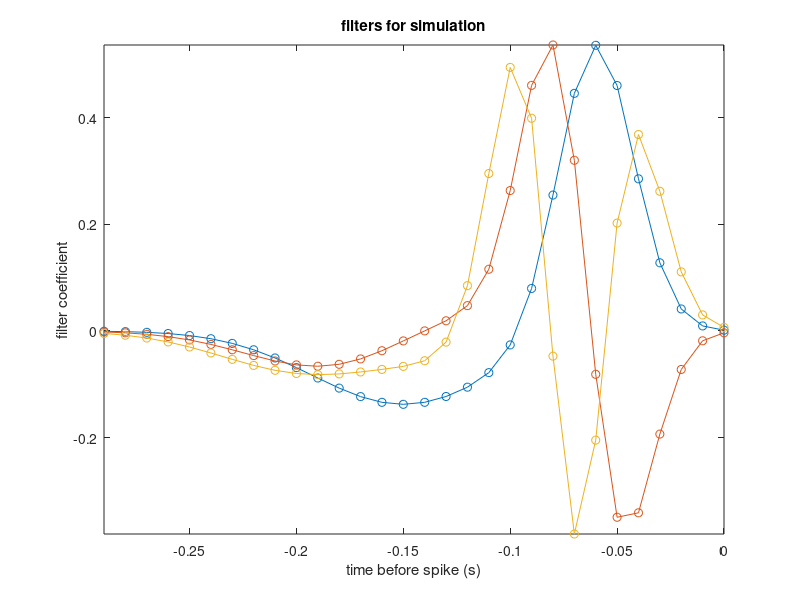

MATLAB code for this plot: (Note: this script raises an error after producing the figure.)
% demo2_fitiSTACmodel.m
%
% Second demo script that illustrates fitting iSTAC model (including
% filters and exponentiated-quadratic) to data from a simulated neuron with
% three stimulus filters, stimulated with Gaussian white noise.

%% 1a. Make filters for simulated LNP neuron

nkt = 30;  % number of time bins in filter

dtBin = .01; % bin size for representing time (here .01s => 100 Hz stimulus frame rate)
RefreshRate = 1/dtBin; % Refresh rate
tk = (-nkt+1:0)'; % vector of time indices (in units of stim frames)

% Make some stimulus filters for simulated neuron
filt1 = exp(-((tk+nkt/5)/(nkt/12)).^2)-.25*exp(-((tk+nkt/2)/(nkt/5)).^2); % biphasic filter
filt1 = filt1./norm(filt1);  %normalize to make a unit vector

filt2 = [filt1(2:end); 0];  % make 2nd filter (shift filter 1 by 2)
filt2 = filt2-filt1*(filt1'*filt2); % orthogonalize w.r.t. filter 1
filt2 = filt2./norm(filt2); 

filt3 = [filt2(2:end); 0];  % make 3rd filter (shift filter 2 by 1)
filt3 = filt3-[filt1 filt2]*([filt1 filt2]'*filt3); % orthogonalize w.r.t. filter 1 & 2
filt3 = filt3./norm(filt3); % normalize to make a unit vector

filts_true = [filt1 filt2 filt3];

% Plot these filters
plot(tk*dtBin, filts_true, 'o-');
title('filters for simulation');
xlabel('time before spike (s)'); ylabel('filter coefficient');
axis tight;


%% 1b.  Simulate spike responses from LNP neuron

% Create stimulus 
slen = 10000;   % Stimulus length (make longer to see better recovery of true filters)
Stim = randn(slen,1); % 1D Gaussian white noise (temporal) stimulus
%Stim = conv2(Stim,normpdf(-3:3,0,1)','same'); % smooth stimulus

% Convolve stimulus with filters
f1 = sameconv(Stim,filt1);
f2 = sameconv(Stim,filt2);
f3 = sameconv(Stim,filt3);

% Compute output of nonlinearity
softrect = @(x)(log(1+exp(x))); % soft-rectification function
fnlin = @(x1,x2,x3)(softrect(40*x1 + 12*x2.^2 + 10*(x3).^2));
lam = fnlin(f1,f2,f3);

%  Simulate spike train
sps = poissrnd(lam/RefreshRate); % generate spikes

% Report number of spikes and spike rate
nsp = sum(sps); % number of spikes
fprintf('LNP simulation: %d time bins, %d spikes  (%.2f sp/s)\n', slen,nsp, nsp/slen*RefreshRate);

%% 2. Fit iSTAC filters

nktfilt = 30; % number of time bins to use for filter 
% This is important: normally would want to vary this to find optimal filter length

nfilts = 3; % number of filters to estimate

% Compute STA and STC
[sta,stc,rawmu,rawcov] = simpleSTC(Stim,sps,nktfilt);  % compute STA and STC

% Compute iSTAC filter estimates
fprintf('\nComputing iSTAC estimate\n');
nFilts = 3; % number of filters to compute
[istacFilts,vals,DD] = compiSTAC(sta(:),stc,rawmu,rawcov,nFilts); % find iSTAC filters

% Plot filters against true filter
tt = -nkt+1:0;  ttf = -nktfilt+1:0;
aa = sign(diag((filts_true'*istacFilts))); % sign of dot products (to flip filter estimates to visually match, if necessary)
subplot(231); plot(tt, filts_true(:,1), 'k--', ttf, aa(1)*istacFilts(:,1), 'linewidth', 2);
title('filter 1'); xlabel('time before spike (bins)');
subplot(232); plot(tt, filts_true(:,2), 'k--', ttf, aa(2)*istacFilts(:,2), 'linewidth', 2);
title('filter 2'); 
subplot(233); plot(tt, filts_true(:,3), 'k--', ttf, aa(3)*istacFilts(:,3), 'linewidth', 2);
title('filter 3'); 
%% 3. Fit "exponentiated quadratic" nonlinearity for two 1-filter models

% Fit and plot nonlinearity along each filter
pp1 = fitNlin_expquad_ML(Stim,sps,istacFilts(:,1),RefreshRate); % fit nonlinearity
[x1,nl1] = compNlin_1D(istacFilts(:,1),pp1.nlfun,Stim); % gridded nonlinearity for plotting
pp2 = fitNlin_expquad_ML(Stim,sps,istacFilts(:,2),RefreshRate); % fit nonlinearity
[x2,nl2] = compNlin_1D(istacFilts(:,1),pp2.nlfun,Stim); % gridded nonlinearity for plotting
pp3 = fitNlin_expquad_ML(Stim,sps,istacFilts(:,3),RefreshRate); % fit nonlinearity
[x3,nl3] = compNlin_1D(istacFilts(:,1),pp3.nlfun,Stim); % gridded nonlinearity for plotting

subplot(234); 
plot(x1,nl1,x2,nl2,x3,nl3,'linewidth',2);
xlabel('normalized filter output');
ylabel('firing rate (Hz)'); 
legend('filter 1', 'filter 2', 'filter3', 'location', 'northwest');
title('1D nonlinearites iSTAC filters');

%% 4. Fit nonlinearity for two 2-filter models 

% Fit iSTAC model nonlinearity using filters 1 and 2
pp12 = fitNlin_expquad_ML(Stim,sps,istacFilts(:,1:2),RefreshRate); % LNP model struct
[xgrd,ygrd,nlvals] = compNlin_2D(pp12.k,pp12.nlfun,Stim); % compute gridded nonlinearity

% Plot gridded 2D nonlinearity
subplot(235); mesh(xgrd,ygrd,nlvals); 
zlm = [0 max(nlvals(:))*1.01];
axis tight; set(gca,'zlim',zlm);
xlabel('filter 1 axis');ylabel('filter 2 axis'); 
zlabel('spike rate (sps/sec)'); title('2D iSTAC nonlinearity (filters 1 & 2)')

% Fit iSTAC model nonlinearity using filters 2 and 3
pp23 = fitNlin_expquad_ML(Stim,sps,istacFilts(:,2:3),RefreshRate); % LNP model struct
[xgrd,ygrd,nlvals] = compNlin_2D(pp23.k,pp23.nlfun,Stim);

% Plot gridded 2D nonlinearity
subplot(236); mesh(xgrd,ygrd,nlvals); 
axis tight; set(gca,'zlim',zlm);
xlabel('filter 2 axis');ylabel('filter 3 axis'); 
zlabel('spike rate (sps/sec)'); title('2D iSTAC nonlinearity (filters 2 & 3)')

%% 5. Fit exp-quadratic nonlinearity with all 3 filters

pp123 = fitNlin_expquad_ML(Stim,sps,istacFilts,RefreshRate); % LNP model struct


%% 6. Now compare firing rates and log-likelihood of different models

% Compute istac filter outputs
ss1 = sameconv(Stim,istacFilts(:,1));  % filter 1 output
ss2 = sameconv(Stim,istacFilts(:,2));  % filter 2 output
ss3 = sameconv(Stim,istacFilts(:,3));  % filter 3 output

% Compute firing rates
rr1 = pp1.nlfun(ss1); % model with filter 1 only
rr2 = pp1.nlfun(ss2); % model with filter 2 only
rr12 = pp12.nlfun([ss1 ss2]); % model with filters 1 and 2
rr23 = pp23.nlfun([ss2 ss3]); % model with filters 2 and 3
rr123 = pp123.nlfun([ss1 ss2 ss3]); % model with all 3 filters

% Plot rates
tt = 1:100;
subplot(211); stem(tt,sps(tt),'k'); title('spike counts per bin');
subplot(212); 
plot(tt,rr1(tt),tt,rr2(tt),tt,rr12(tt),tt,rr23(tt),tt,rr123(tt),'linewidth', 2); 
xlabel('time bin'); 
ylabel('spike rate (sps/s)'); 
title('rates of fitted models');
legend('istac-1', 'istac-2', 'istac-12', 'istac-23', 'istac-123');

% Compute log-likelihoods
flogli = @(rr)(log(rr)'*sps - sum(rr)/RefreshRate);

loglis = [flogli(rr1), flogli(rr2), flogli(rr12), flogli(rr23), flogli(rr123)];
fprintf('\nLog-likelihood of fitted iSTAC models\n-----------------\n');
fprintf(' istac1   = %.0f\n istac2   = %.0f\n istac12  = %.0f\n istac23  = %.0f\n istac123 = %.0f\n',loglis);

% Note that these are TRAINING log-likelihoods. To select a model, one
% should divide data into "training" and "test" sets, fit the iSTAC filters
% and nonlinearities on the training data, and then compute log-likelihood
% on the held out test data.
